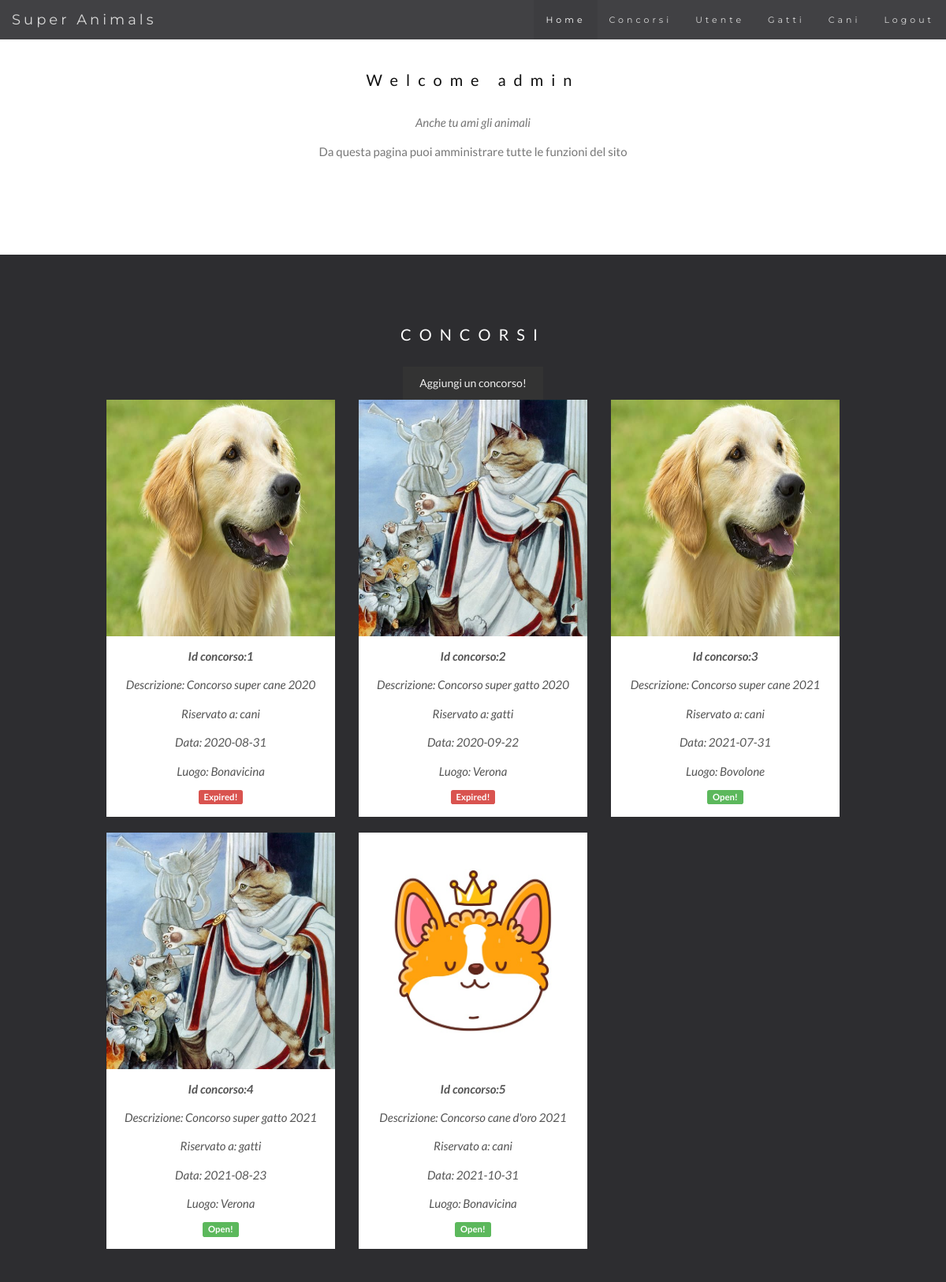
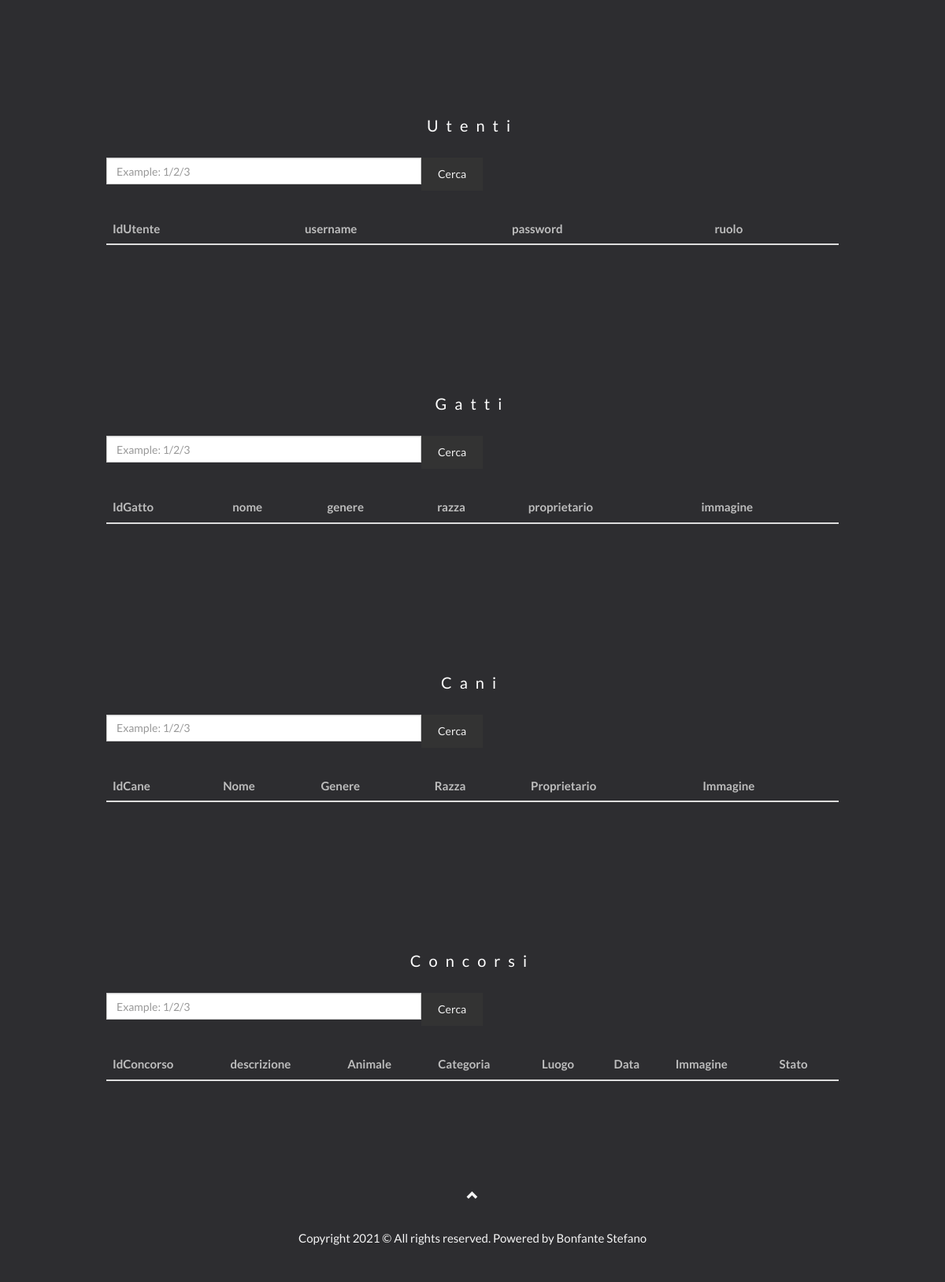
The app's page /welcome_admin.php (signed in) with its own data (2 pictures, top to bottom).
### tables this page shows
CREATE TABLE utente(
    IdUtente INT AUTO_INCREMENT,
    username VARCHAR(25) NOT NULL,
    password VARBINARY(300) NOT NULL,
    ruolo VARCHAR(25) NOT NULL,
    PRIMARY KEY(IdUtente),
    CHECK(ruolo IN('utente', 'admin')),
    UNIQUE(username)
);

CREATE TABLE concorso(
    IdConcorso INT AUTO_INCREMENT,
    descrizione VARCHAR(50) NOT NULL,
    animale VARCHAR(10) NOT NULL,
    categoria VARCHAR(50) NOT NULL,
    luogo VARCHAR(25) NOT NULL,
    data DATE NOT NULL,
    immagine TINYTEXT NOT NULL,
    PRIMARY KEY(IdConcorso),
    CHECK(animale IN ("cani", "gatti")),
    CHECK(categoria IN ("Classe Juniores", "Gatti di razza", "Gatti di casa", "cucciolate e cuccioli dai 3 ai 6 mesi", "classe Ph Premio d’Onore", "Campionato e Premior"))
);

### session.php (called while the page is built, shortened)
<?php
   include('config.php');
   $user_check = $_SESSION['login_user'];
   $ses_sql = mysqli_query($db,"SELECT username FROM utente WHERE username = '$user_check' ");
   $row = mysqli_fetch_array($ses_sql, MYSQLI_ASSOC);
   $login_session = $row['username'];
?>

### welcome_admin.php (the view, shortened to what this page needs)
<?php
include('session.php');
?>
<!DOCTYPE html>
<html lang="en">
<head>
  <link rel="stylesheet" href="https://maxcdn.bootstrapcdn.com/bootstrap/3.4.1/css/bootstrap.min.css">
  <link rel="stylesheet" href="styles.css">
    </head>
    <body id="myPage" data-spy="scroll" data-target=".navbar" data-offset="50">
        <nav class="navbar navbar-default navbar-fixed-top">
        <div class="container-fluid">
            <div class="navbar-header">
            <a class="navbar-brand" href="#myPage">Super Animals</a>
            </div>
            <div class="collapse navbar-collapse" id="myNavbar">
            <ul class="nav navbar-nav navbar-right">
                <li><a href="#myPage">Home</a></li>
                <li><a href="#concorsi">Concorsi</a></li>
                <li><a href="#utenti">Utente</a></li>
                <li><a href="#gatti">Gatti</a></li>
                <li><a href="#cani">Cani</a></li>
                <li><a href="./login.php">Logout</a></li>
            </ul>
            </div>
        </div>
        </nav>
        <div id="animalSection" class="container text-center">
            <h3>Welcome <?php echo $login_session; ?></h3>
            <p><em>Anche tu ami gli animali</em></p>
            <p>Da questa pagina puoi amministrare tutte le funzioni del sito</p>
            <br>
        </div>
        <div id="concorsi" class="bg-1">
        <div class="container">
            <h3 class="text-center">CONCORSI</h3>
            <div class="text-center"><a type="button" class='btn text-center' data-toggle='modal' data-target='#ConcorsoModal'>Aggiungi un concorso!</a></div>
            <?php
            $current_date = date ("Y-m-d");
            $sql = "SELECT * FROM concorso";
            $result = mysqli_query($db, $sql);
            $count = 0;
            echo "<div class='row text-center'>\n";
            while($row = mysqli_fetch_assoc($result)){
                $count++;
                $IdConcorso = $row["IdConcorso"];
                $descrizione = $row["descrizione"];
                $immagine = $row["immagine"];
                $animale = $row["animale"];
                $luogo = $row["luogo"];
                $data = $row["data"];
                echo "<div class='col-sm-4'>\n";
                echo "<div class='thumbnail'>\n";
                echo "<img src='./images/" . $immagine . "' alt='". $luogo . "' style='width: 300px; height: 300px'>\n";
                echo "<p><strong>Id concorso:" . $IdConcorso . "</strong></p>\n";
                echo "<p>Descrizione: " . $descrizione . "</p>\n";
                echo "<p>Riservato a: " . $animale . "</p>\n";
                echo "<p>Data: " . $data . "</p>\n";
                echo "<p>Luogo: " . $luogo . "</p>\n";
                if (strtotime($row["data"]) > strtotime($current_date)){
                    echo "<span class='label label-success'>Open!</span>";
                }else{
                    echo "<span class='label label-danger'>Expired!</span>";
                }
                echo "</div>\n";
                echo "</div>\n";
                if ($count == 3){
                    $count = 0;
                    echo "</div>\n";
                    echo "<div class='row text-center'>\n";
                }
            }
            ?>
        </div>
        </div>
        <div id="utenti" class="bg-1">
        <div class="container">
            <h3 class="text-center">Utenti</h3>
            <form method="post">
                <div class="input-group">
                    <input type="text" class="form-control rounded" placeholder="Example: 1/2/3" name="utenteDaCercare" style="width: 400px;"/>
                    <button type="submit" class="btn btn-outline-primary" name="cercaUtente" id="cercaUtente">Cerca</button>
                </div>
            </form>
            <table class="table">
            <thead>
                <tr>
                <th scope="col">IdUtente</th>
                <th scope="col">username</th>
                <th scope="col">password</th>
                <th scope="col">ruolo</th>
                </tr>
            </thead>
        </table>
        </div>
        </div>
        <div id="gatti" class="bg-1">
        <div class="container">
            <h3 class="text-center">Gatti</h3>
            <form method="post">
                <div class="input-group">
                    <input type="text" class="form-control rounded" placeholder="Example: 1/2/3" name="gattoDaCercare" style="width: 400px;"/>
                    <button type="submit" class="btn btn-outline-primary" name="cercaGatto" id="cercaGatto">Cerca</button>
                </div>
            </form>
            <table class="table">
            <thead>
                <tr>
                <th scope="col">IdGatto</th>
                <th scope="col">nome</th>
                <th scope="col">genere</th>
                <th scope="col">razza</th>
                <th scope="col">proprietario</th>
                <th scope="col">immagine</th>
                </tr>
            </thead>
        </table>
        </div>
        </div>
        <div id="cani" class="bg-1">
        <div class="container">
            <h3 class="text-center">Cani</h3>
            <form method="post">
                <div class="input-group">
                    <input type="text" class="form-control rounded" placeholder="Example: 1/2/3" name="caneDaCercare" style="width: 400px;"/>
                    <button type="submit" class="btn btn-outline-primary" name="cercaCane" id="cercaCane">Cerca</button>
                </div>
            </form>
            <table class="table">
            <thead>
                <tr>
                <th scope="col">IdCane</th>
                <th scope="col">Nome</th>
                <th scope="col">Genere</th>
                <th scope="col">Razza</th>
                <th scope="col">Proprietario</th>
                <th scope="col">Immagine</th>
                </tr>
            </thead>
        </table>
        </div>
        </div>
        <div id="utenti" class="bg-1">
        <div class="container">
            <h3 class="text-center">Concorsi</h3>
            <form method="post">
                <div class="input-group">
                    <input type="text" class="form-control rounded" placeholder="Example: 1/2/3" name="concorsoDaCercare" style="width: 400px;"/>
                    <button type="submit" class="btn btn-outline-primary" name="cercaConcorso" id="cercaConcorso">Cerca</button>
                </div>
            </form>
            <table class="table">
            <thead>
                <tr>
                <th scope="col">IdConcorso</th>
                <th scope="col">descrizione</th>
                <th scope="col">Animale</th>
                <th scope="col">Categoria</th>
                <th scope="col">Luogo</th>
                <th scope="col">Data</th>
                <th scope="col">Immagine</th>
                <th scope="col">Stato</th>
                </tr>
            </thead>
        </table>
        </div>
        </div>
        </div>
        <footer class="text-center">
        <a class="up-arrow" href="#myPage" data-toggle="tooltip" title="TO TOP">
            <span class="glyphicon glyphicon-chevron-up"></span>
        </a><br><br>
        <p>Copyright 2021 © All rights reserved. Powered by Bonfante Stefano</p>
        </footer>
    </body>
</html>

### styles.css (style rules this page uses)
body { font: 400 15px/1.8 Lato, sans-serif; color: #777; }
h3, h4 { margin: 10px 0 30px 0; letter-spacing: 10px; font-size: 20px; color: #111; }
.container { padding: 80px 120px; }
.bg-1 { background: #2d2d30; color: #bdbdbd; }
.bg-1 h3 { color: #fff; }
.bg-1 p { font-style: italic; }
.thumbnail { padding: 0 0 15px 0; border: none; border-radius: 0; }
.thumbnail p { margin-top: 15px; color: #555; }
.btn { padding: 10px 20px; background-color: #333; color: #f1f1f1; border-radius: 0; transition: .2s; }
.navbar { font-family: Montserrat, sans-serif; margin-bottom: 0; background-color: #2d2d30; border: 0; font-size: 11px !important; letter-spacing: 4px; opacity: 0.9; }
.navbar li a, .navbar .navbar-brand { color: #d5d5d5 !important; }
.navbar-nav li.active a { color: #fff !important; background-color: #29292c !important; }
footer { background-color: #2d2d30; color: #f5f5f5; padding: 32px; }
footer a { color: #f5f5f5; }
.form-control { border-radius: 0; }

### records on screen
utente: username "admin"
concorso: immagine (picture), IdConcorso "1", descrizione "Concorso super cane 2020", animale "cani", data "2020-08-31", luogo "Bonavicina", shows "Expired!"
concorso: immagine (picture), IdConcorso "2", descrizione "Concorso super gatto 2020", animale "gatti", data "2020-09-22", luogo "Verona", shows "Expired!"
concorso: immagine (picture), IdConcorso "3", descrizione "Concorso super cane 2021", animale "cani", data "2021-07-31", luogo "Bovolone", shows "Open!"
concorso: immagine (picture), IdConcorso "4", descrizione "Concorso super gatto 2021", animale "gatti", data "2021-08-23", luogo "Verona", shows "Open!"
concorso: immagine (picture), IdConcorso "5", descrizione "Concorso cane d'oro 2021", animale "cani", data "2021-10-31", luogo "Bonavicina", shows "Open!"
